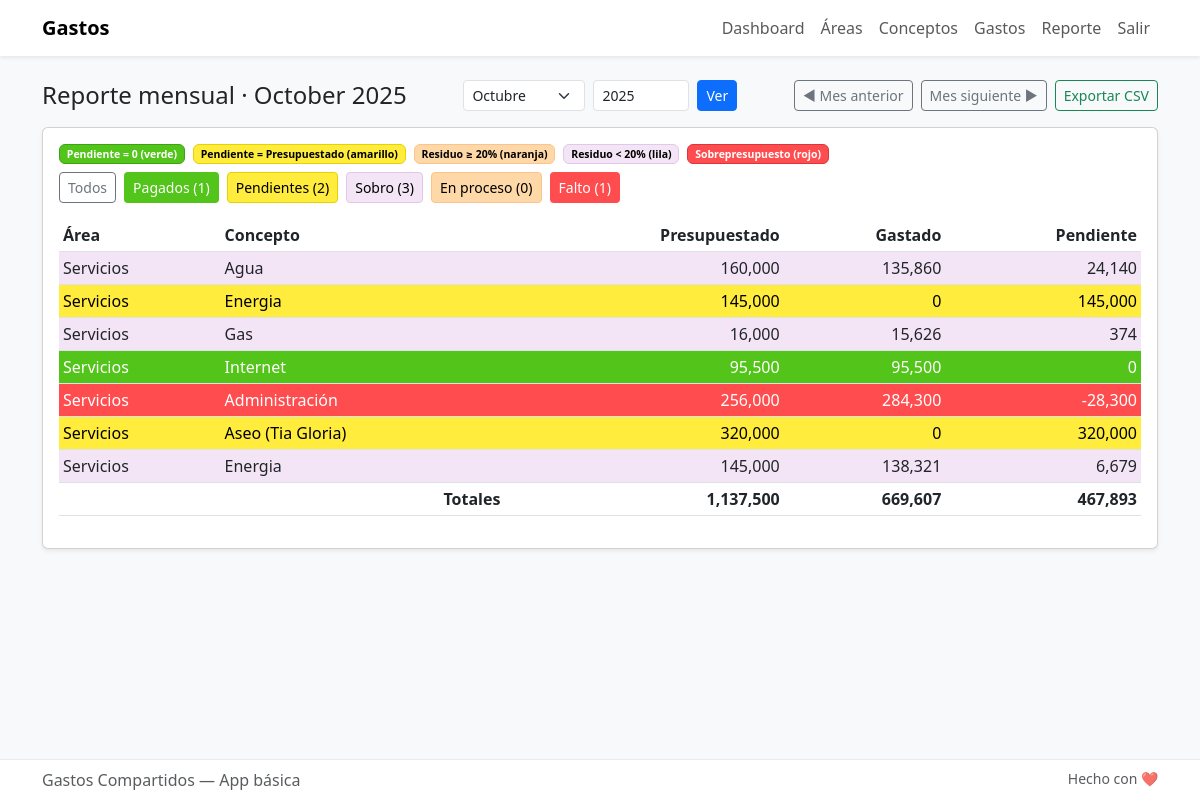
Screenshot of /reporte_mes (signed in) with the database file from the repository.
### models.py (models this page shows, shortened)
class PresupuestoMensual(db.Model):
    id = db.Column(db.Integer, primary_key=True)
    concepto_id = db.Column(db.Integer, db.ForeignKey('concepto.id'), nullable=False)
    year = db.Column(db.Integer, nullable=False)
    month = db.Column(db.Integer, nullable=False)  # 1-12
    valor_presupuestado = db.Column(db.Float, nullable=False)
    concepto = db.relationship('Concepto', backref=db.backref('presupuestos_mensuales', lazy=True))
    __table_args__ = (
        db.UniqueConstraint('concepto_id', 'year', 'month', name='uq_concepto_mes'),
    )

class Area(db.Model):
    id = db.Column(db.Integer, primary_key=True)
    nombre = db.Column(db.String(120), nullable=False)
    conceptos = db.relationship('Concepto', backref='area', lazy=True)

class Concepto(db.Model):
    id = db.Column(db.Integer, primary_key=True)
    nombre = db.Column(db.String(120), nullable=False)
    valor_presupuestado = db.Column(db.Float, default=0.0)
    area_id = db.Column(db.Integer, db.ForeignKey('area.id'), nullable=False)
    gastos = db.relationship('Gasto', backref='concepto', lazy=True)

### app.py (the view, shortened to what this page needs)
@app.route('/reporte_mes')
@login_required
def reporte_mes():
    y = request.args.get('year', type=int)
    m = request.args.get('month', type=int)
    today = datetime.today().date()
    if not y:
        y = today.year
    if not m:
        m = today.month
    prev_y, prev_m = (y - 1, 12) if m == 1 else (y, m - 1)
    next_y, next_m = (y + 1, 1) if m == 12 else (y, m + 1)
    conceptos = Concepto.query.all()
    report = []
    total_pres = 0.0
    total_gasto = 0.0
    total_pend = 0.0
    counts = { 'green': 0, 'yellow': 0, 'lilac': 0, 'orange': 0, 'red': 0 }
    for c in conceptos:
        pm = PresupuestoMensual.query.filter_by(concepto_id=c.id, year=y, month=m).first()
        presupuestado = pm.valor_presupuestado if pm else c.valor_presupuestado
        gastado = sum(g.monto for g in c.gastos if g.fecha.year == y and g.fecha.month == m)
        pendiente = presupuestado - gastado  # permitir negativos para sobrepresupuesto
        total_pres += presupuestado
        total_gasto += gastado
        total_pend += pendiente
        if pendiente < 0:
            counts['red'] += 1
            state = 'red'
        elif pendiente == 0:
            counts['green'] += 1
            state = 'green'
        elif presupuestado > 0 and pendiente == presupuestado:
            counts['yellow'] += 1
            state = 'yellow'
        else:
            ratio = 0 if presupuestado == 0 else (pendiente / presupuestado)
            if ratio < 0.2:
                counts['lilac'] += 1
                state = 'lilac'
            else:
                counts['orange'] += 1
                state = 'orange'
        report.append({
            'concepto': c,
            'presupuestado': presupuestado,
            'gastado': gastado,
            'pendiente': pendiente,
            'state': state,
        })
    month_label = f"{month_name[m]} {y}"
    return render_template(
        'reporte_mes.html',
        report=report,
        year=y,
        month=m,
        month_label=month_label,
        total_pres=total_pres,
        total_gasto=total_gasto,
        total_pend=total_pend,
        prev_y=prev_y,
        prev_m=prev_m,
        next_y=next_y,
        next_m=next_m,
        counts=counts,
    )

### app.py (called while the page is built)
@login_manager.user_loader
def load_user(user_id):
    return User.query.get(int(user_id))

### templates/reporte_mes.html (shortened to what this page needs)
{% extends 'base.html' %}
{% block content %}
<div class="d-flex align-items-center justify-content-between mb-3">
  <h4 class="mb-0">Reporte mensual · {{ month_label }}</h4>
  <form class="d-flex gap-2" method="get" action="{{ url_for('reporte_mes') }}">
    <select name="month" class="form-select form-select-sm" style="width:auto">
      {% for mm in range(1,13) %}
        <option value="{{ mm }}" {% if mm == month %}selected{% endif %}>{{ ['','Enero','Febrero','Marzo','Abril','Mayo','Junio','Julio','Agosto','Septiembre','Octubre','Noviembre','Diciembre'][mm] }}</option>
      {% endfor %}
    </select>
    <input type="number" name="year" value="{{ year }}" class="form-control form-control-sm" style="width:6rem" />
    <button class="btn btn-primary btn-sm" type="submit">Ver</button>
  </form>
  <div class="d-flex gap-2">
    <a class="btn btn-outline-secondary btn-sm" href="{{ url_for('reporte_mes', year=prev_y, month=prev_m) }}">◀ Mes anterior</a>
    <a class="btn btn-outline-secondary btn-sm" href="{{ url_for('reporte_mes', year=next_y, month=next_m) }}">Mes siguiente ▶</a>
    <a class="btn btn-outline-success btn-sm" href="{{ url_for('reporte_mes', year=year, month=month, format='csv') }}">Exportar CSV</a>
  </div>
  </div>
<div class="card shadow-sm">
  <div class="card-body">
    <div class="d-flex gap-2 flex-wrap small mb-2 align-items-center">
      <span class="badge" style="background-color:#52c41a;color:#fff;border:1px solid #3da314">Pendiente = 0 (verde)</span>
      <span class="badge" style="background-color:#ffec3d;color:#000;border:1px solid #e6d200">Pendiente = Presupuestado (amarillo)</span>
      <span class="badge" style="background-color:#ffd8a8;color:#000;border:1px solid #fec28f">Residuo ≥ 20% (naranja)</span>
      <span class="badge" style="background-color:#f3e5f5;color:#000;border:1px solid #e3c7ea">Residuo &lt; 20% (lila)</span>
      <span class="badge" style="background-color:#ff4d4f;color:#fff;border:1px solid #d9363e">Sobrepresupuesto (rojo)</span>
    </div>
    <div class="d-flex gap-2 flex-wrap mb-3 align-items-center">
      <button type="button" class="btn btn-sm btn-outline-secondary" data-filter="all">Todos</button>
      <button type="button" class="btn btn-sm" style="background-color:#52c41a;color:#fff" data-filter="green">Pagados ({{ counts.green }})</button>
      <button type="button" class="btn btn-sm" style="background-color:#ffec3d;color:#000;border:1px solid #e6d200" data-filter="yellow">Pendientes ({{ counts.yellow }})</button>
      <button type="button" class="btn btn-sm" style="background-color:#f3e5f5;color:#000;border:1px solid #e3c7ea" data-filter="lilac">Sobro ({{ counts.lilac }})</button>
      <button type="button" class="btn btn-sm" style="background-color:#ffd8a8;color:#000;border:1px solid #fec28f" data-filter="orange">En proceso ({{ counts.orange }})</button>
      <button type="button" class="btn btn-sm" style="background-color:#ff4d4f;color:#fff" data-filter="red">Falto ({{ counts.red }})</button>
    </div>
    <div class="table-responsive">
      <table class="table table-sm align-middle">
        <thead>
          <tr>
            <th>Área</th>
            <th>Concepto</th>
            <th class="text-end">Presupuestado</th>
            <th class="text-end">Gastado</th>
            <th class="text-end">Pendiente</th>
          </tr>
        </thead>
        <tbody>
          {% for row in report %}
            {% set ratio = (0 if row.presupuestado == 0 else (row.pendiente / row.presupuestado)) %}
            {% if row.pendiente < 0 %}
              {% set row_class = 'table-row-red' %}
            {% elif row.pendiente == 0 %}
              {% set row_class = 'table-row-green' %}
            {% elif row.presupuestado > 0 and row.pendiente == row.presupuestado %}
              {% set row_class = 'table-row-yellow' %}
            {% elif ratio < 0.2 %}
              {% set row_class = 'table-row-lilac' %}
            {% else %}
              {% set row_class = 'table-row-orange' %}
            {% endif %}
            <tr class="{{ row_class }}" data-state="{{ row.state }}">
              <td>{{ row.concepto.area.nombre }}</td>
              <td>{{ row.concepto.nombre }}</td>
              <td class="text-end">{{ '{:,.0f}'.format(row.presupuestado) }}</td>
              <td class="text-end">{{ '{:,.0f}'.format(row.gastado) }}</td>
              <td class="text-end">{{ '{:,.0f}'.format(row.pendiente) }}</td>
            </tr>
          {% else %}
            <tr><td colspan="5" class="text-center small text-muted">No hay datos para mostrar</td></tr>
          {% endfor %}
        </tbody>
        <tfoot>
          <tr class="fw-semibold">
            <td colspan="2" class="text-end">Totales</td>
            <td class="text-end">{{ '{:,.0f}'.format(total_pres) }}</td>
            <td class="text-end">{{ '{:,.0f}'.format(total_gasto) }}</td>
            <td class="text-end">{{ '{:,.0f}'.format(total_pend) }}</td>
          </tr>
        </tfoot>
      </table>
    </div>
  </div>
</div>
{% endblock %}

### templates/base.html (style rules this page uses)
body { padding-bottom: 60px; background-color: #f8f9fa; }

### templates/reporte_mes.html (style rules this page uses)
.table-row-green > td { background-color:#52c41a !important; color:#fff !important; }
.table-row-yellow > td { background-color:#ffec3d !important; color:#000 !important; }
.table-row-lilac > td { background-color:#f3e5f5 !important; }
.table-row-red > td { background-color:#ff4d4f !important; color:#fff !important; }

### rows the page displays
PresupuestoMensual: concepto.area.nombre "Servicios", concepto.nombre "Agua", presupuestado "160,000", gastado "135,860", pendiente "24,140"
Concepto: concepto.area.nombre "Servicios", concepto.nombre "Energia", presupuestado "145,000", gastado "0", pendiente "145,000"
PresupuestoMensual: concepto.area.nombre "Servicios", concepto.nombre "Gas", presupuestado "16,000", gastado "15,626", pendiente "374"
PresupuestoMensual: concepto.area.nombre "Servicios", concepto.nombre "Internet", presupuestado "95,500", gastado "95,500", pendiente "0"
PresupuestoMensual: concepto.area.nombre "Servicios", concepto.nombre "Administración", presupuestado "256,000", gastado "284,300", pendiente "-28,300"
Concepto: concepto.area.nombre "Servicios", concepto.nombre "Aseo (Tia Gloria)", presupuestado "320,000", gastado "0", pendiente "320,000"
PresupuestoMensual: concepto.area.nombre "Servicios", concepto.nombre "Energia", presupuestado "145,000", gastado "138,321", pendiente "6,679"

### other values shown
{{ month_label }} "October 2025"
{{ counts.green }} "1"
{{ counts.yellow }} "2"
{{ counts.lilac }} "3"
{{ counts.orange }} "0"
{{ counts.red }} "1"
{{ '{:,.0f}'.format(total_pres) }} "1,137,500"
{{ '{:,.0f}'.format(total_gasto) }} "669,607"
{{ '{:,.0f}'.format(total_pend) }} "467,893"
form field month "Octubre"
